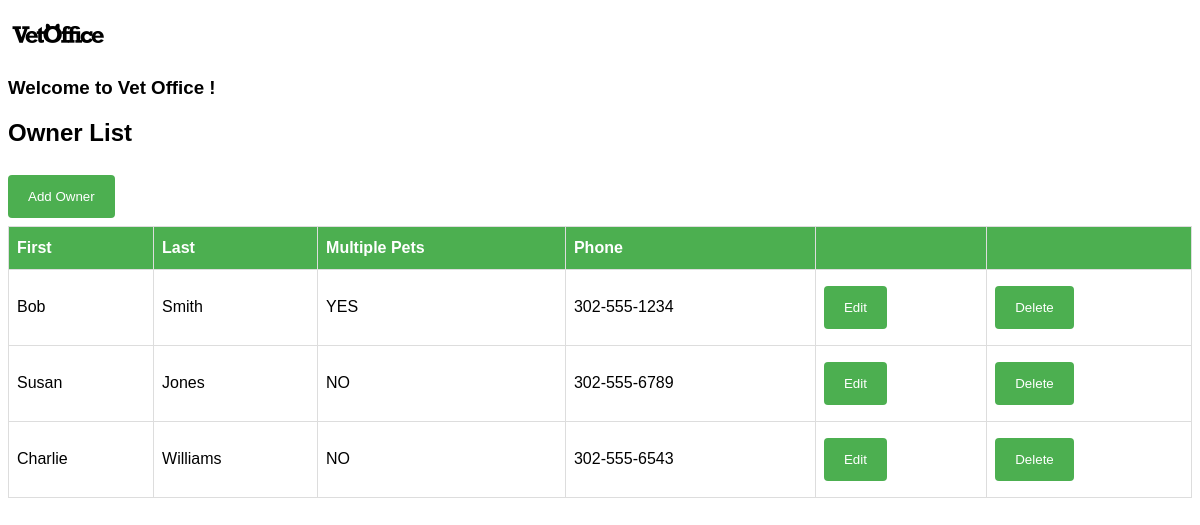
Page /owner/list (signed in) on the earlier database version.
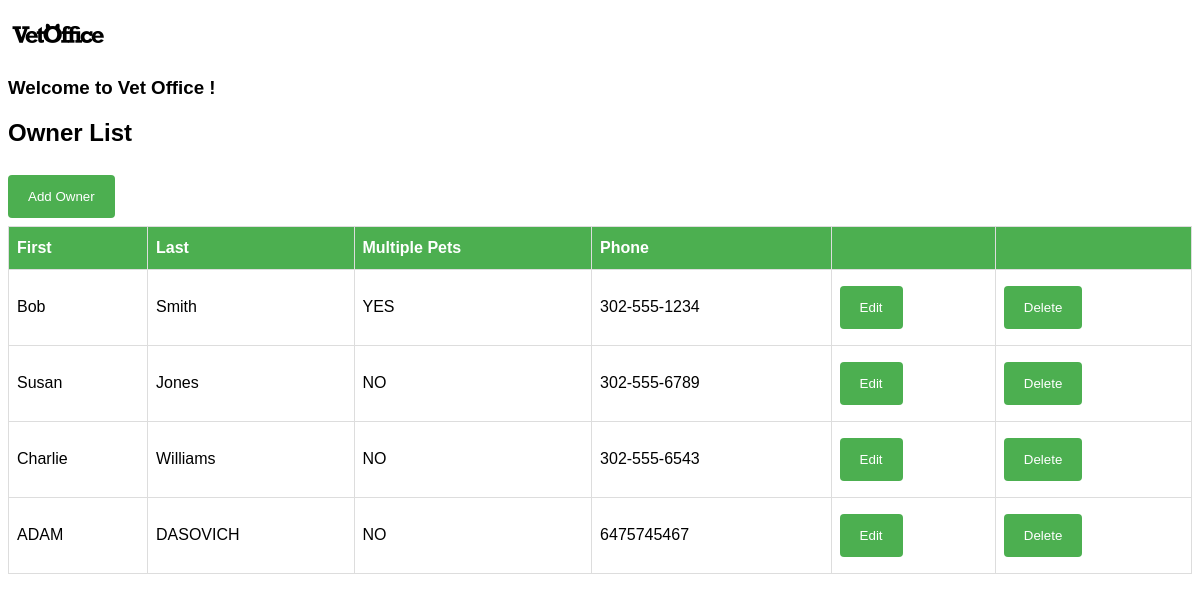
Same page on the later database version.
### vetoffice/models.py (models this page shows, shortened)
class Owner(models.Model):
    first_name = models.CharField(max_length=30)
    last_name = models.CharField(max_length=30)
    phone = models.CharField(max_length=30)
    def multipleOwner(self):
        return self.patient_set.count() > 1

### vetoffice/views.py (the view)
# urls.py: path('owner/list', views.OwnerList.as_view(), name="ownerlist"),
class OwnerList(LoginRequiredMixin, ListView):
   model = Owner

### vetoffice/templates/vetoffice/owner_list.html
{% extends './base.html' %}
{% block content %}
<h2>Owner List</h2>
<a href="{% url 'ownercreate' %}"><button class="btn">Add Owner</button></a>
<table id="owners">
  <tr>
    <th>First</th>
    <th>Last</th>
    <th>Multiple Pets</th>
    <th>Phone</th>
      <th> </th>
      <th> </th>
  </tr>
  {% for owner in owner_list %}
  <tr>
  <tr>
      <td>{{ owner.first_name }}</td>
      <td>{{ owner.last_name }}</td>
      <td>{% if owner.multipleOwner %}YES{% else %}NO{% endif %}</td>
      <td>{{ owner.phone }}</td>
      <td><a href="{% url 'ownerupdate' owner.id %}"><button>Edit</button></a></td>
      <td><a href="{% url 'ownerdelete' owner.id %}"><button>Delete</button></a></td>
  </tr>
  {% endfor %}
</table>
{% endblock %}

### vetoffice/templates/vetoffice/base.html (shortened to what this page needs)
<head>
</head>
<body>
{% load static %}
<a href="{% url 'home' %}"><img src="{% static 'vetoffice/vetoffice.png' %}" alt="VO Logo"></a>
<h3>Welcome to Vet Office {{ name }}!</h3>
    {% block content %}
    {% endblock %}
</body>

### vetoffice/templates/vetoffice/base.html (style rules this page uses)
body { font-family: Arial, Helvetica, sans-serif; }
table { border-collapse: collapse; width: 100%; }
td, th { border: 1px solid #ddd; padding: 8px; }
tr:nth-child(even) { background-color: #f2f2f2; }
th { padding-top: 12px; padding-bottom: 12px; text-align: left; background-color: #4CAF50; color: white; }
button, input[type=submit] { background-color: #4CAF50; color: white; padding: 14px 20px; margin: 8px 0; border: none; border-radius: 4px; cursor: pointer; }

Differences in the rows shown:
added Owner: first_name "ADAM", last_name "DASOVICH", shows "NO", phone "6475745467"
